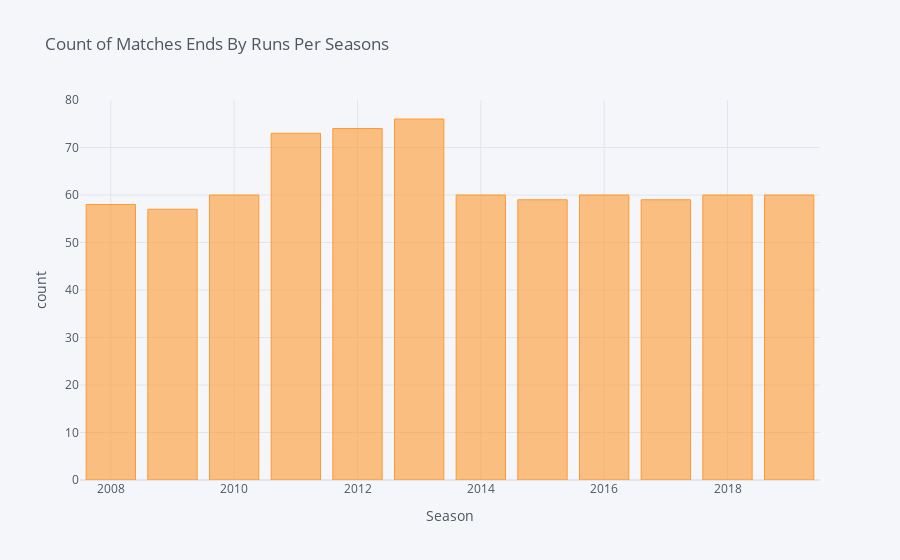

Write notebook code for a chart like this one.
### Code cell
count_win_by_run.iplot(kind='bar', xTitle='Season', yTitle='count', title='Count of Matches Ends By Runs Per Seasons')

### Figure 1 — Plotly figure (JSON) as saved in the notebook; plotly's stock layout.template omitted (floating-point values rounded to 4 significant figures)
{"data": [{"marker": {"color": "rgba(255, 153, 51, 0.6)", "line": {"color": "rgba(255, 153, 51, 1.0)", "width": 1}}, "name": "win_by_runs", "orientation": "v", "text": "", "type": "bar", "x": [2008, 2009, 2010, 2011, 2012, 2013, 2014, 2015, 2016, 2017, 2018, 2019], "y": [58, 57, 60, 73, 74, 76, 60, 59, 60, 59, 60, 60]}], "layout": {"legend": {"bgcolor": "#F5F6F9", "font": {"color": "#4D5663"}}, "paper_bgcolor": "#F5F6F9", "plot_bgcolor": "#F5F6F9", "title": {"font": {"color": "#4D5663"}, "text": "Count of Matches Ends By Runs Per Seasons"}, "xaxis": {"gridcolor": "#E1E5ED", "showgrid": true, "tickfont": {"color": "#4D5663"}, "title": {"font": {"color": "#4D5663"}, "text": "Season"}, "zerolinecolor": "#E1E5ED"}, "yaxis": {"gridcolor": "#E1E5ED", "showgrid": true, "tickfont": {"color": "#4D5663"}, "title": {"font": {"color": "#4D5663"}, "text": "count"}, "zerolinecolor": "#E1E5ED"}}}
